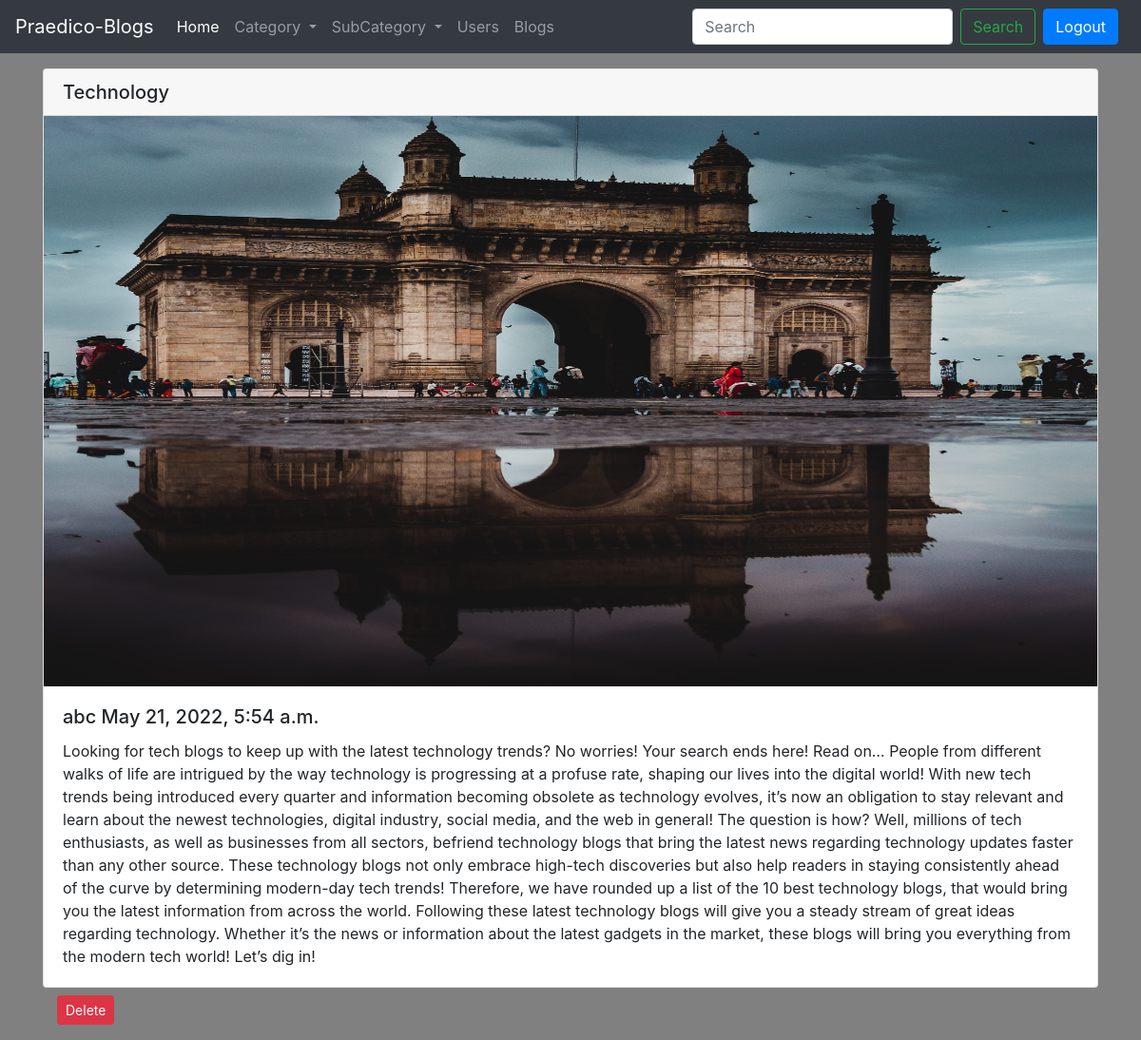
The page /adminapp/showsingle/tech_blog on the database its author committed.
### userapp/models.py (models this page shows)
class Blog(models.Model):
    title = models.CharField(max_length=70)
    content = models.TextField()
    bl_image = models.ImageField(upload_to = 'userapp/blog/images',default="")
    slug = models.CharField(max_length=130)
    unm = models.ForeignKey(Register, on_delete = models.CASCADE)
    subcategory = models.ForeignKey(subcategory, on_delete = models.CASCADE)
    timestamp = models.DateTimeField(now)

class Register(models.Model):
    unm = models.CharField(max_length=30)
    mno = models.IntegerField()
    eid = models.EmailField()
    pwd = models.CharField(max_length=30)
    status = models.CharField(max_length=10,default='No')
    regdate = models.DateField()
    def __str__(self):
        return "%s" % (self.unm)

### adminapp/views.py (the view)
# urls.py: path('showsingle/<str:slug>',views.showsingle,name='showsingle'),
def showsingle(request,slug):
    blg_data = Blog.objects.filter(slug=slug).first()
    context = {'blg_data' : blg_data}
    return render(request,'adminapp/showsingleblog.html',context)

### templates/adminapp/showsingleblog.html (shortened to what this page needs)
{% extends 'adminapp/base.html' %}
{% block body %}
    <div class="container   my-3">
        <div class="card">
            <h5 class="card-header">{{ blg_data.title }}</h5>
            <img src="/media/{{blg_data.bl_image}}" class="w-100" height="600" alt="">
            <div class="card-body">
                <h5 class="card-title">{{ blg_data.unm }}  {{ blg_data.timestamp }}</h5>
                <p class="card-text">
                    {{ blg_data.content }}
                </p>
            </div>
        </div>
        <div class="my-2 col-12">
            <div class="row my-2 col-12">
                <a href="/adminapp/deleteblog/{{blg_data.id}}" class="btn btn-sm btn-danger">Delete</a>
            </div>
        </div>
    </div>
{% endblock body %}

### templates/adminapp/base.html (style rules this page uses)
body { background-color: grey ; }

### rows shown on the page
Blog: title "Technology", bl_image (picture), unm "abc", timestamp "May 21, 2022, 5:54 a.m.", content "Looking for tech blogs to keep up with the latest technology trends? No worries! Your search ends here! Read on… People from different walks of life are intrigued by the way technology is progressing at a profuse rate, shaping our lives into the digital world! With new tech trends being introduced every quarter and information becoming obsolete as technology evolves, it’s now an obligation to stay relevant and learn about the newest technologies, digital industry, social media, and the web in general! The question is how? Well, millions of tech enthusiasts, as well as businesses from all sectors, befriend technology blogs that bring the latest news regarding technology updates faster than…"
